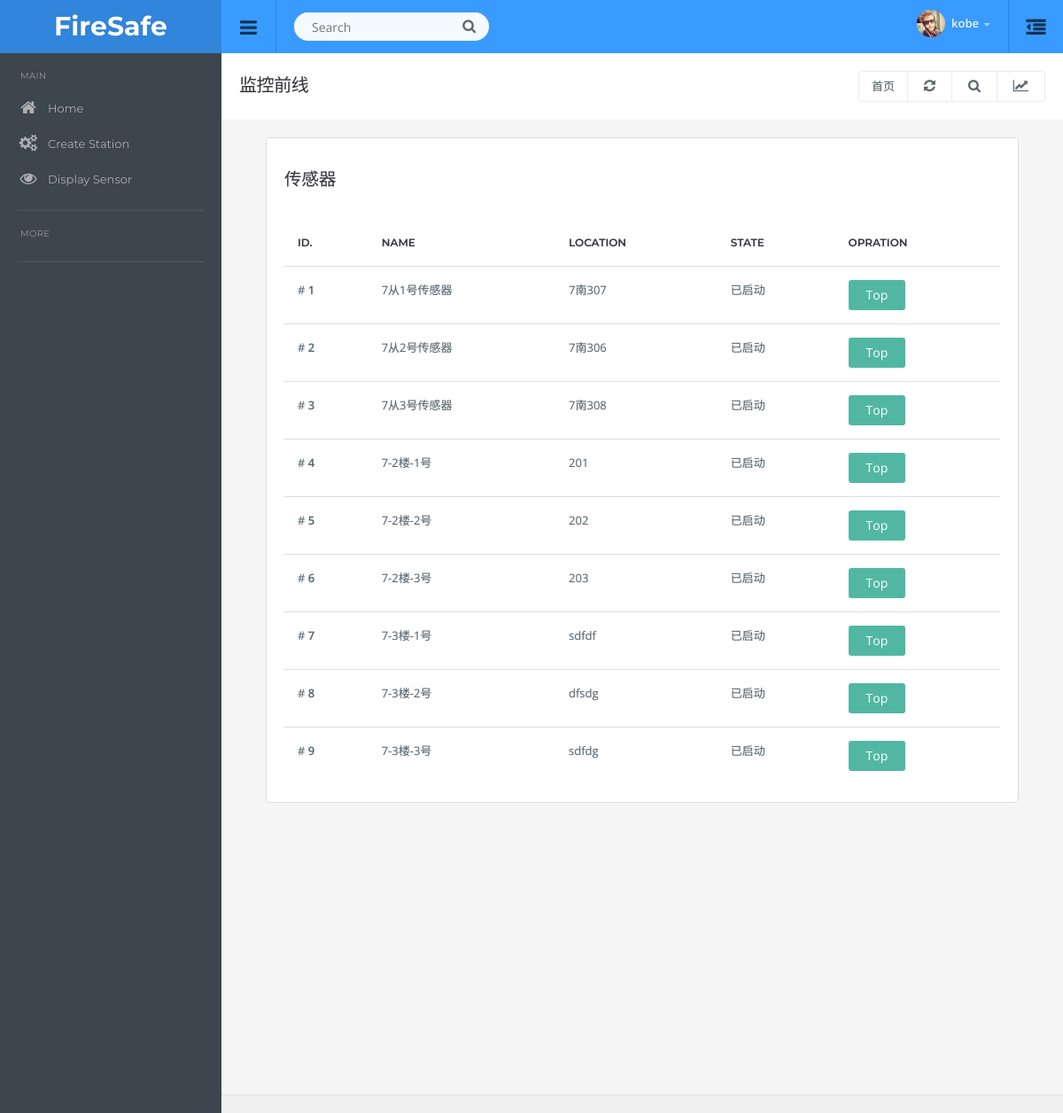
The page /sensor/topdisplay (signed in) on the database as committed earlier.
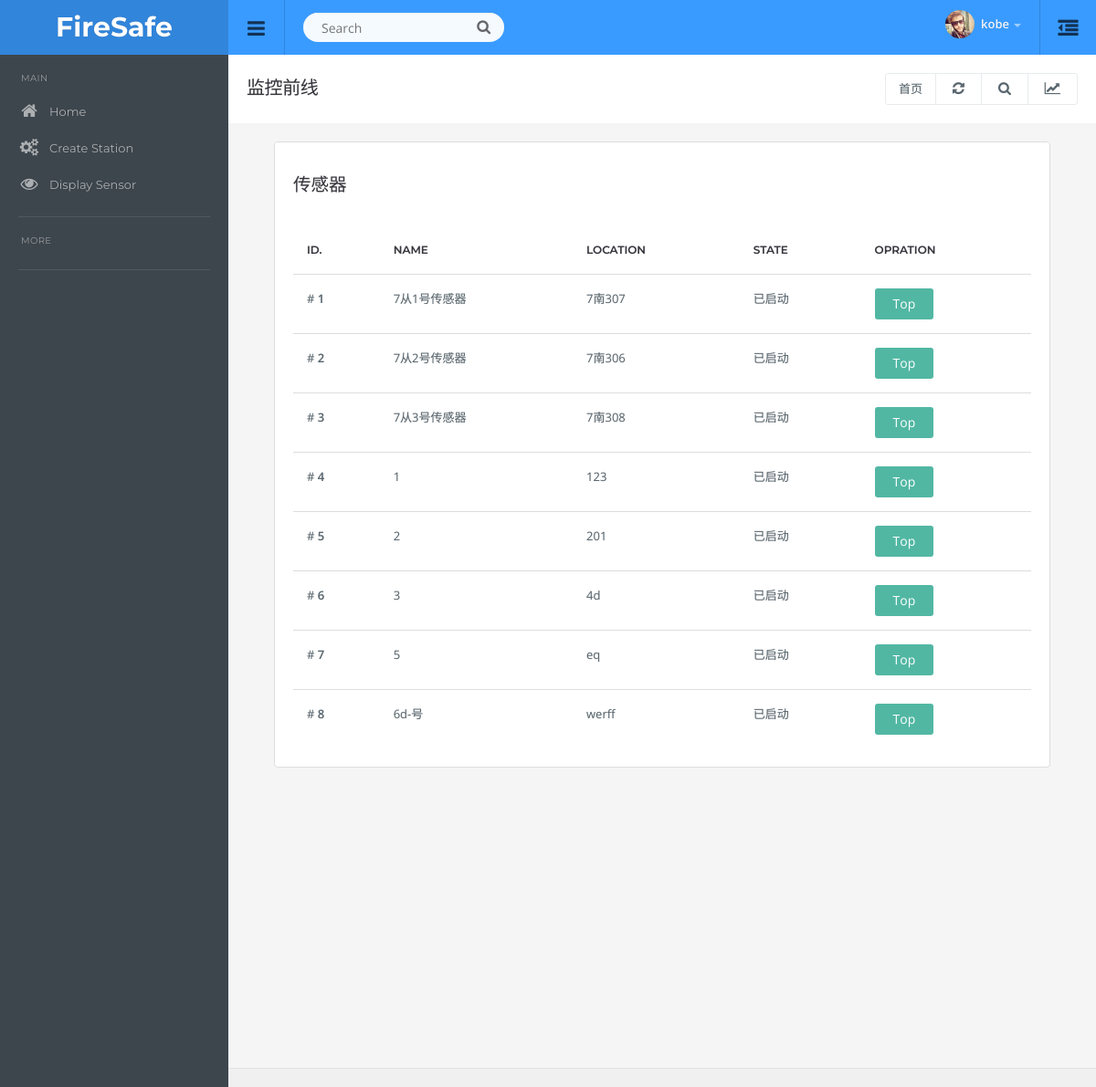
The same page on the database as committed later.
### app/models.py (models this page shows)
class Sensor(db.Model):
	__tablename__ = 'sensors'
	id          = db.Column(db.Integer, primary_key=True)
	name		= db.Column(db.String(128), unique=True)
	location    = db.Column(db.String(128))
	slave_id    = db.Column(db.Integer)
	position    = db.Column(db.Integer)
	is_top      = db.Column(db.Boolean(), default=False)
	is_run      = db.Column(db.Boolean(), default=False)
	sonmodel_id = db.Column(db.Integer, db.ForeignKey('sonmodels.id'))

### app/sensor/views.py (the view)
@sensor.route('/topdisplay')
@login_required
@admin_required
def topdisplay():
    sensors = Sensor.query.all()
    return render_template('topdisplay.html',sensors=sensors)

### app/auth/views.py (called while the page is built)
@auth.before_app_request
def before_request():
	if current_user.is_authenticated():
		current_user.ping()

### app/main/__init__.py (called while the page is built)
@main.app_context_processor
def inject_permissions():
	return dict(Permission=Permission)

### app/models.py (called while the page is built)
@login_manager.user_loader
def load_user(user_id):
	return User.query.get(int(user_id))

	def ping(self):
		self.last_seen = datetime.now()
		db.session.add(self)

	def can(self, permissions):
		return self.role is not None and \
		(self.role.permissions & permissions) == permissions

	def is_administrator(self):
		return self.can(Permission.ADMIN)

### app/templates/topdisplay.html (shortened to what this page needs)
{% extends "base.html" %}
{% block content %}
<div class="container-padding">
    <div class="row">
    <div class="col-md-12">
        <div class="panel panel-default">
            <div class="panel-title">
                <h4> 传感器</h4>
            </div>
        <div class="panel-body table-responsive">
            <table class="table table-hover">
                <thead>
                    <tr>
                        <td>ID.</td>
                        <td>Name</td>
                        <td>location</td>
                        <td>state</td>
                        <td>opration</td>
                    </tr>
                </thead>
                <tbody>
                {% for sensor in sensors %}
                        <td># <b>{{ loop.index }}</b></td>
                        <td>{{ sensor.name }}</td>
                        <td>{{ sensor.location }}</td>
                        {% if sensor.is_run %}
                            <td>已启动</td>
                        {% else %}
                            <td>未启动</td>
                        {% endif %}
                        <td>
                            {% if sensor.is_top %}
                            <button id="movetop-{{sensor.id}}" class="btn btn-danger btn-small" type="button" onclick="moveTopOrCancel({{sensor.id}});">Cancel</button>
                            {% else %}
                            <button id="movetop-{{sensor.id}}" class="btn btn-info btn-small" type="button" onclick="moveTopOrCancel({{sensor.id}});">Top</button>
                            {% endif %}
                        </td>
                {% endfor %}
                </tbody>
            </table>
        </div>
        </div>
    </div>
    </div>
</div>
<br><br><br><br><br><br><br>
<br><br><br><br><br><br><br>
{% endblock %}

Rows that differ between the two databases and show on the page:
removed Sensor: name "7-3楼-2号", location "dfsdg", is_run "已启动"
removed Sensor: name "7-3楼-3号", location "sdfdg", is_run "已启动"
changed Sensor (number 4 of 8 on the later page): name "7-2楼-1号" → "1"; location "201" → "123"
changed Sensor (number 5 of 8 on the later page): name "7-2楼-2号" → "2"; location "202" → "201"
changed Sensor (number 6 of 8 on the later page): name "7-2楼-3号" → "3"; location "203" → "4d"
changed Sensor (number 7 of 8 on the later page): name "7-3楼-1号" → "5"; location "sdfdf" → "eq"
added Sensor: name "6d-号", location "werff", is_run "已启动"
